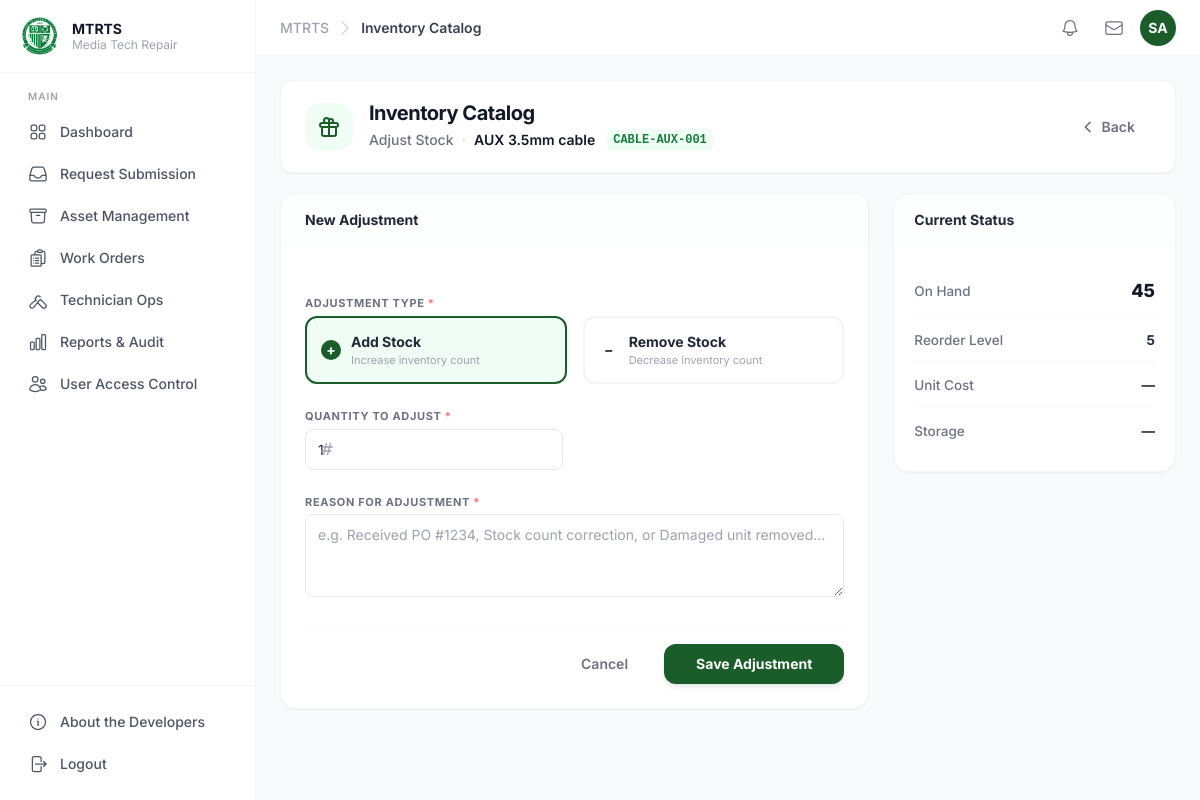
The page /modules/inventory/adjust.php?id=4 (signed in) on the database its author committed.
### tables this page shows
CREATE TABLE parts_inventory (
  part_id          INT           PRIMARY KEY AUTO_INCREMENT,
  part_number      VARCHAR(100)  NOT NULL UNIQUE,
  part_name        VARCHAR(150)  NOT NULL,
  description      VARCHAR(255)  NULL,
  manufacturer     VARCHAR(100)  NULL,
  category         VARCHAR(100)  NULL,
  compatible_with  VARCHAR(500)  NULL,
  quantity_on_hand INT           NOT NULL DEFAULT 0,
  reorder_level    INT           NOT NULL DEFAULT 5,
  unit_cost        DECIMAL(10,2) NULL,
  unit_price       DECIMAL(10,2) NULL,
  storage_location VARCHAR(100)  NULL,
  is_active        TINYINT(1)    NOT NULL DEFAULT 1,
  created_at       DATETIME      NOT NULL DEFAULT CURRENT_TIMESTAMP,
  updated_at       DATETIME      NOT NULL DEFAULT CURRENT_TIMESTAMP ON UPDATE CURRENT_TIMESTAMP
);

### modules/inventory/functions.php (called while the page is built, shortened)
<?php
function get_part(PDO $pdo, int $part_id): ?array {
    $stmt = $pdo->prepare("SELECT * FROM parts_inventory WHERE part_id = ? LIMIT 1");
    $stmt->execute([$part_id]);
    $r = $stmt->fetch(PDO::FETCH_ASSOC);
    return $r ?: null;
}

### modules/inventory/adjust.php (the view, shortened to what this page needs)
<?php
require_once __DIR__ . '/../../config/guard.php';
require_once __DIR__ . '/functions.php';
$id = (int)($_GET['id'] ?? 0);
$part = $id > 0 ? get_part($pdo, $id) : null;
?>
<div class="bg-white rounded-xl shadow-sm border border-gray-100 px-6 py-5 mb-5 flex items-center justify-between gap-3">
  <div class="flex items-center gap-4">
    <div class="w-12 h-12 rounded-2xl bg-green-50 flex items-center justify-center text-olfu-green">
      <svg class="w-6 h-6" fill="none" viewBox="0 0 24 24" stroke="currentColor" stroke-width="2">
        <path stroke-linecap="round" stroke-linejoin="round" d="M12 8v13m0-13V6a2 2 0 112 2h-2zm0 0V5.5A2.5 2.5 0 109.5 8H12zm-7 4h14M5 12a2 2 0 110-4h14a2 2 0 110 4M5 12v7a2 2 0 002 2h10a2 2 0 002-2v-7"/>
      </svg>
    </div>
    <div>
      <h2 class="text-xl font-bold text-gray-900 tracking-tight leading-tight">Inventory Catalog</h2>
      <div class="flex items-center gap-2 mt-0.5">
        <span class="text-sm text-gray-500 font-medium">Adjust Stock</span>
        <span class="text-gray-300">·</span>
        <span class="text-sm text-gray-900 font-semibold"><?= htmlspecialchars($part['part_name']) ?></span>
        <span class="wo-tag ml-1"><?= htmlspecialchars($part['part_number']) ?></span>
      </div>
    </div>
  </div>
  <a href="index.php" class="inline-flex items-center gap-1.5 text-sm font-semibold text-gray-500 hover:text-gray-900 transition-colors px-4 py-2 rounded-lg hover:bg-gray-100">
    <svg class="w-4 h-4" fill="none" viewBox="0 0 24 24" stroke="currentColor" stroke-width="2.5"><path stroke-linecap="round" stroke-linejoin="round" d="M15 19l-7-7 7-7"/></svg>
    Back
  </a>
</div>
<div class="grid grid-cols-1 lg:grid-cols-3 gap-6">
  <div class="lg:col-span-2 bg-white rounded-2xl shadow-sm border border-gray-100 overflow-hidden">
    <div class="px-6 py-4 border-b border-gray-50 bg-gray-50/30">
      <h3 class="text-sm font-bold text-gray-800">New Adjustment</h3>
    </div>
    <form method="POST" class="p-6 space-y-6" id="adj-form">
      <div>
        <label class="flbl mb-3">Adjustment Type <span class="text-red-400">*</span></label>
        <div class="flex gap-4">
          <label class="adj-type-card selected-add" id="card-add">
            <div class="adj-type-icon">+</div>
            <div>
              <p class="text-sm font-bold text-gray-800">Add Stock</p>
              <p class="text-[11px] text-gray-400">Increase inventory count</p>
            </div>
          </label>
          <label class="adj-type-card" id="card-sub">
            <div class="adj-type-icon">−</div>
            <div>
              <p class="text-sm font-bold text-gray-800">Remove Stock</p>
              <p class="text-[11px] text-gray-400">Decrease inventory count</p>
            </div>
          </label>
        </div>
      </div>
      <div class="grid grid-cols-1 md:grid-cols-2 gap-6">
        <div>
          <label class="flbl">Quantity to Adjust <span class="text-red-400">*</span></label>
          <div class="relative">
            <input type="number" name="qty" min="1" value="1" class="fin pl-10" required>
            <svg class="absolute left-3.5 top-1/2 -translate-y-1/2 w-4 h-4 text-gray-400" fill="none" viewBox="0 0 24 24" stroke="currentColor" stroke-width="2">
              <path stroke-linecap="round" stroke-linejoin="round" d="M7 20l4-16m2 16l4-16M6 9h14M4 15h14"/>
            </svg>
          </div>
        </div>
      </div>
      <div>
        <label class="flbl">Reason for Adjustment <span class="text-red-400">*</span></label>
        <textarea name="reason" rows="3" class="fin"
                  placeholder="e.g. Received PO #1234, Stock count correction, or Damaged unit removed…" required></textarea>
      </div>
      <div class="flex items-center justify-end gap-3 pt-4 border-t border-gray-50">
        <a href="index.php" class="text-sm font-semibold text-gray-500 hover:text-gray-800 px-6 py-2.5 rounded-xl hover:bg-gray-100 transition-colors">
          Cancel
        </a>
        <button type="submit" class="bg-olfu-green hover:bg-olfu-green-md text-white text-sm font-bold px-8 py-2.5 rounded-xl shadow-md shadow-green-900/10 transition-all active:scale-[0.98]">
          Save Adjustment
        </button>
      </div>
    </form>
  </div>
  <div class="space-y-6">
    <div class="bg-white rounded-2xl shadow-sm border border-gray-100 overflow-hidden">
      <div class="px-5 py-4 border-b border-gray-50 bg-gray-50/30">
        <h3 class="text-sm font-bold text-gray-800">Current Status</h3>
      </div>
      <div class="p-5 space-y-1">
        <div class="rp-row">
          <span class="rp-lbl">On Hand</span>
          <span class="text-lg font-extrabold text-gray-900"><?= (int)$part['quantity_on_hand'] ?></span>
        </div>
        <div class="rp-row">
          <span class="rp-lbl">Reorder Level</span>
          <span class="rp-val"><?= (int)$part['reorder_level'] ?></span>
        </div>
        <div class="rp-row">
          <span class="rp-lbl">Unit Cost</span>
          <span class="rp-val"><?= $part['unit_cost'] !== null ? '₱' . number_format((float)$part['unit_cost'], 2) : '—' ?></span>
        </div>
        <div class="rp-row">
          <span class="rp-lbl">Storage</span>
          <span class="rp-val"><?= htmlspecialchars($part['storage_location'] ?? '—') ?></span>
        </div>
      </div>
    </div>
  </div>
</div>
<?php require_once __DIR__ . '/../../includes/footer.php'; ?>

### public/assets/css/typography.css (style rules this page uses)
*, *::before, *::after { font-family: 'Inter', ui-sans-serif, system-ui, -apple-system, sans-serif; }

### modules/inventory/_styles.php (style rules this page uses)
.flbl { font-size:11px;font-weight:700;text-transform:uppercase;letter-spacing:.06em;color:#6b7280;display:block;margin-bottom:4px; }
.fin { width:100%;padding:9px 12px;border:1.5px solid #e5e7eb;border-radius:8px;font-size:14px;font-family:inherit;color:#1f2937;outline:none;transition:all .15s;background:#fff; }
.wo-tag { font-family:ui-monospace,'Cascadia Code',monospace;font-size:12px;color:#15803d;font-weight:600;background:#f0fdf4;padding:2px 6px;border-radius:4px; }
.rp-row { display:flex;justify-content:space-between;align-items:center;padding:10px 0;border-bottom:1px solid #f8f9fa;font-size:13.5px; }
.rp-row:last-child { border-bottom:none; }
.rp-lbl { color:#6b7280;font-weight:500; }
.rp-val { font-weight:700;color:#1f2937; }
.adj-type-card { flex:1;border:2px solid #f3f4f6;border-radius:12px;padding:14px;cursor:pointer;transition:all .15s;display:flex;align-items:center;gap:10px;position:relative; }
.adj-type-card.selected-add { border-color:#1a5c2a;background:#f0fdf4; }
.adj-type-icon { width:20px;height:20px;border-radius:50%;display:flex;align-items:center;justify-content:center;font-weight:bold;font-size:14px; }
.adj-type-card.selected-add .adj-type-icon { background:#1a5c2a;color:#fff; }

### rows shown on the page
parts_inventory: part_name "AUX 3.5mm cable", part_number "CABLE-AUX-001", quantity_on_hand "45", reorder_level "5", storage_location "—"

### other values the page prints
$label "Request Submission"
$label "Asset Management"
$label "Work Orders"
$label "Technician Ops"
$label "Reports & Audit"
$label "User Access Control"
$page_title "Inventory Catalog"
$initials "SA"
